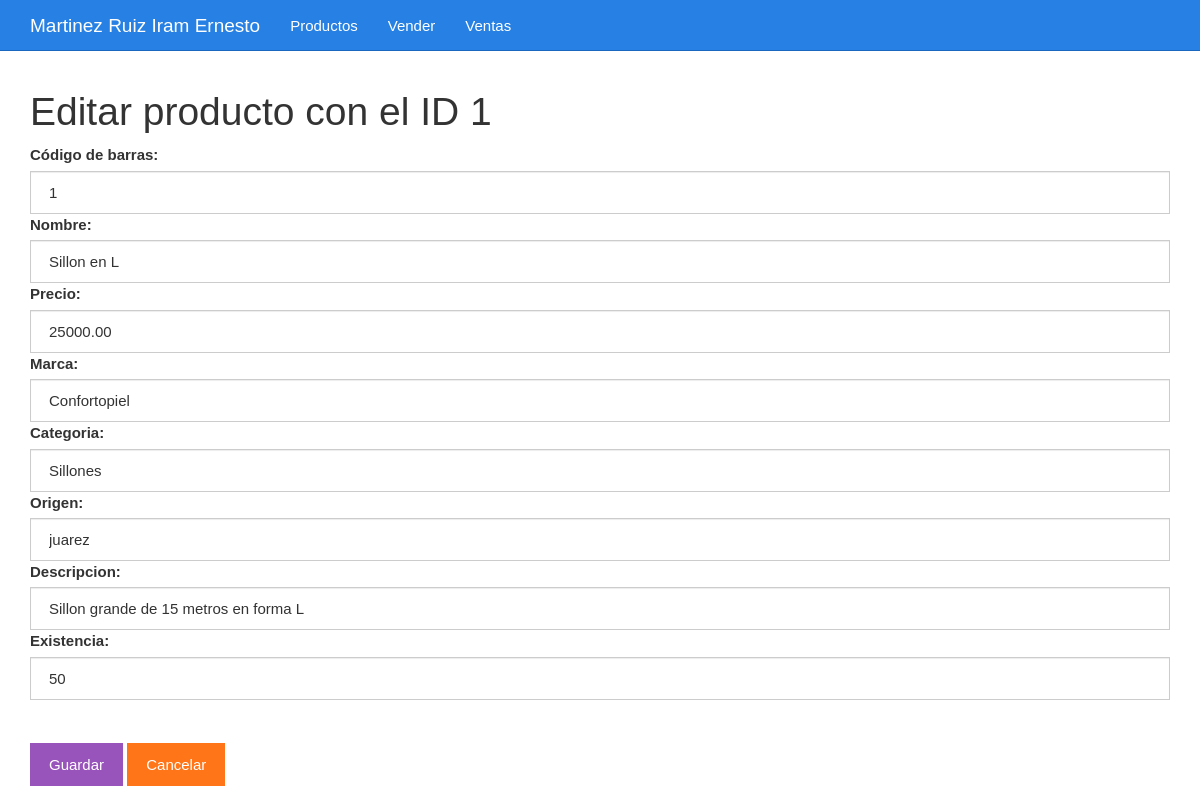
Screenshot of /editar.php?id=1 with the database file from the repository.
### tables this page shows
CREATE TABLE `tbl_productos` (
  `idProducto` bigint(20) UNSIGNED NOT NULL,
  `codigo` varchar(255) NOT NULL,
  `nombre` varchar(50) NOT NULL,
  `precio` decimal(10,2) NOT NULL,
  `marca` varchar(50) NOT NULL,
  `Categoria` varchar(50) NOT NULL,
  `origen` varchar(50) NOT NULL,
  `descripcion` varchar(50) NOT NULL,
  `existencia` int(11) NOT NULL
);

### editar.php (the view, shortened to what this page needs)
<?php
$idProducto = $_GET["id"];
include_once "base_de_datos.php";
$sentencia = $base_de_datos->prepare("SELECT * FROM tbl_productos WHERE idProducto = ?;");
$sentencia->execute([$idProducto]);
$producto = $sentencia->fetch(PDO::FETCH_OBJ);
?>
<?php include_once "encabezado.php" ?>
	<div class="col-xs-12">
		<h1>Editar producto con el ID <?php echo $producto->idProducto; ?></h1>
		<form method="post" action="guardarDatosEditados.php">
			<label for="codigo">Código de barras:</label>
			<input value="<?php echo $producto->codigo ?>" class="form-control" name="codigo" required type="text" id="codigo" placeholder="Escribe el código">
			<label for="nombre">Nombre:</label>
			<input value="<?php echo $producto->nombre ?>" class="form-control" name="nombre" required type="text" id="nombre" placeholder="Nombre del Producto">
			<label for="precio">Precio:</label>
			<input value="<?php echo $producto->precio ?>" class="form-control" name="precio" required type="number" id="precio" placeholder="Precio del Producto">
			<label for="marca">Marca:</label>
			<input value="<?php echo $producto->marca ?>" class="form-control" name="marca" required type="text" id="marca" placeholder="Marca del Producto">
			<label for="Categoria">Categoria:</label>
			<input value="<?php echo $producto->Categoria ?>" class="form-control" name="Categoria" required type="text" id="Categoria" placeholder="Categoria del Producto">
			<label for="origen">Origen:</label>
			<input value="<?php echo $producto->origen ?>" class="form-control" name="origen" required type="text" id="origen" placeholder="Origen del Producto">
			<label for="descripcion">Descripcion:</label>
			<input value="<?php echo $producto->descripcion ?>" class="form-control" name="descripcion" required type="text" id="descripcion" placeholder="Descripcion del Producto">
			<label for="existencia">Existencia:</label>
			<input value="<?php echo $producto->existencia ?>" class="form-control" name="existencia" required type="number" id="existencia" placeholder="Numero de Productos en existencia">
			<br><br><input class="btn btn-info" type="submit" value="Guardar">
			<a class="btn btn-warning" href="./listar.php">Cancelar</a>
		</form>
	</div>
<?php include_once "pie.php" ?>

### css/estilo.css (style rules this page uses)
body { padding-top: 70px; }

### rows the page displays
tbl_productos: idProducto "1", codigo "1", nombre "Sillon en L", precio "25000.00", marca "Confortopiel", Categoria "Sillones", origen "juarez", descripcion "Sillon grande de 15 metros en forma L", existencia "50"
